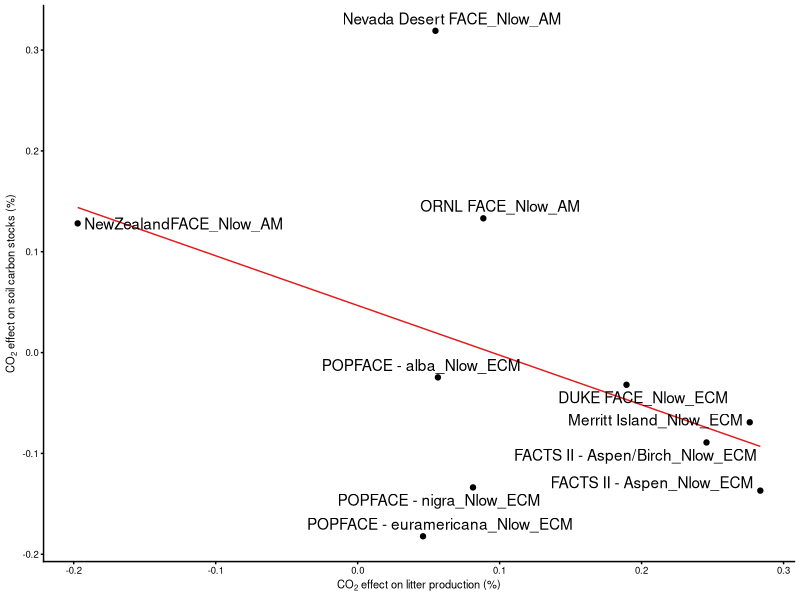

Reproduce this figure in R. (Note: this script raises an error after producing the figure.)
library(tidyverse)
library(ggrepel)
library(cowplot)
lit <- read.csv("Litter_Database.csv",na.strings ="NA") %>% mutate(litter=log(T_M/C_M)) %>% 
  group_by(id=Experiment) %>% summarise (litter=mean(litter))

soc_all <- read.csv("soilC_prod_meta.csv") %>% 
  right_join(lit)

soc_intact <- read.csv("soilC_prod_meta.csv") %>% 
  right_join(lit) %>%
  filter(N=="Nlow", Experiment_type != "Chamber", Disturbance=="intact")
  

summary(lm(yi~litter,soc_intact))
summary(lm(litter~biomass,soc_intact))
cor.test(soc_intact$litter, soc_intact$biomass)

soc_lit <- ggplot(soc_intact,aes(litter,yi,label=id)) + geom_point() + ylab("SOC") +
  geom_smooth(size=.5, method = "lm", se=FALSE, color="#e41a1c", formula = y ~ x) +
  labs(x=expression(paste(CO[2]," effect on litter production (%)", sep="")),
       y=expression(paste(CO[2]," effect on soil carbon stocks (%)", sep=""))) +
  geom_text_repel() +
  theme_cowplot(font_size=8)

lit_prod <- ggplot(soc_intact,aes(make_pct(biomass),make_pct(litter),label=id)) + 
  geom_point(size=3) + 
  geom_smooth(size=1, method = "lm", se=TRUE, alpha=0.1, color="black", formula = y ~ x) +
  labs(x=expression(paste(CO[2]," effect on aboveground biomass production (%)", sep="")),
       y=expression(paste(CO[2]," effect on litter production (%)", sep=""))) +
  theme_cowplot(font_size=8)

save_plot("graphs/litter.png", lit_prod, base_height = 2.25, base_width = 2.5, dpi=1200, type = "cairo-png")
